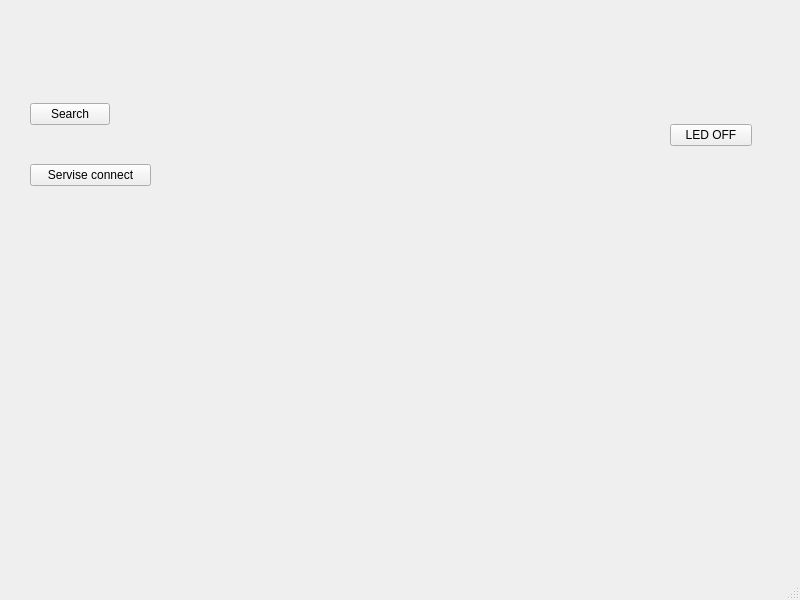
<?xml version="1.0" encoding="UTF-8"?>
<ui version="4.0">
 <class>MainWindow</class>
 <widget class="QMainWindow" name="MainWindow">
  <property name="geometry">
   <rect>
    <x>0</x>
    <y>0</y>
    <width>800</width>
    <height>600</height>
   </rect>
  </property>
  <property name="sizePolicy">
   <sizepolicy hsizetype="Fixed" vsizetype="Fixed">
    <horstretch>0</horstretch>
    <verstretch>0</verstretch>
   </sizepolicy>
  </property>
  <property name="maximumSize">
   <size>
    <width>1024</width>
    <height>768</height>
   </size>
  </property>
  <property name="windowTitle">
   <string>Приложение Nixe часов</string>
  </property>
  <widget class="QWidget" name="centralwidget">
   <widget class="QWidget" name="verticalLayoutWidget">
    <property name="geometry">
     <rect>
      <x>30</x>
      <y>70</y>
      <width>121</width>
      <height>151</height>
     </rect>
    </property>
    <layout class="QVBoxLayout" name="verticalLayout">
     <item>
      <widget class="QPushButton" name="pushButton">
       <property name="sizePolicy">
        <sizepolicy hsizetype="Fixed" vsizetype="Fixed">
         <horstretch>0</horstretch>
         <verstretch>0</verstretch>
        </sizepolicy>
       </property>
       <property name="text">
        <string>Search</string>
       </property>
      </widget>
     </item>
     <item>
      <widget class="QPushButton" name="pushButton_2">
       <property name="text">
        <string>Servise connect</string>
       </property>
      </widget>
     </item>
    </layout>
   </widget>
   <widget class="QWidget" name="verticalLayoutWidget_2">
    <property name="geometry">
     <rect>
      <x>670</x>
      <y>90</y>
      <width>82</width>
      <height>91</height>
     </rect>
    </property>
    <layout class="QVBoxLayout" name="verticalLayout_2">
     <item>
      <widget class="QPushButton" name="led_button">
       <property name="enabled">
        <bool>true</bool>
       </property>
       <property name="text">
        <string>LED OFF</string>
       </property>
      </widget>
     </item>
    </layout>
   </widget>
  </widget>
  <widget class="QMenuBar" name="menubar">
   <property name="geometry">
    <rect>
     <x>0</x>
     <y>0</y>
     <width>800</width>
     <height>22</height>
    </rect>
   </property>
  </widget>
  <widget class="QStatusBar" name="statusbar"/>
 </widget>
 <resources/>
 <connections/>
</ui>
